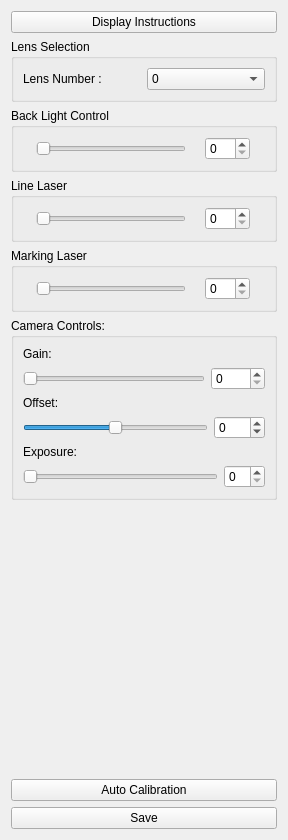
<?xml version="1.0" encoding="UTF-8"?>
<ui version="4.0">
 <class>LightCaliberationSection</class>
 <widget class="QWidget" name="LightCaliberationSection">
  <property name="geometry">
   <rect>
    <x>0</x>
    <y>0</y>
    <width>288</width>
    <height>840</height>
   </rect>
  </property>
  <property name="windowTitle">
   <string>Form</string>
  </property>
  <layout class="QVBoxLayout" name="verticalLayout">
   <item>
    <widget class="QPushButton" name="display_instructions_button">
     <property name="text">
      <string>Display Instructions</string>
     </property>
    </widget>
   </item>
   <item>
    <widget class="QGroupBox" name="groupBox">
     <property name="title">
      <string>Lens Selection</string>
     </property>
     <layout class="QHBoxLayout" name="horizontalLayout_21">
      <item>
       <widget class="QLabel" name="lens_number_label">
        <property name="text">
         <string>Lens Number : </string>
        </property>
       </widget>
      </item>
      <item>
       <widget class="QComboBox" name="lens_number_dropdown">
        <item>
         <property name="text">
          <string>0</string>
         </property>
        </item>
        <item>
         <property name="text">
          <string>1</string>
         </property>
        </item>
        <item>
         <property name="text">
          <string>2</string>
         </property>
        </item>
        <item>
         <property name="text">
          <string>3</string>
         </property>
        </item>
        <item>
         <property name="text">
          <string>4</string>
         </property>
        </item>
        <item>
         <property name="text">
          <string>5</string>
         </property>
        </item>
        <item>
         <property name="text">
          <string>6</string>
         </property>
        </item>
       </widget>
      </item>
     </layout>
    </widget>
   </item>
   <item>
    <widget class="QGroupBox" name="backlight_slider_box">
     <property name="title">
      <string>Back Light Control</string>
     </property>
     <layout class="QHBoxLayout" name="horizontalLayout">
      <item>
       <widget class="QSlider" name="backlight_slider">
        <property name="maximumSize">
         <size>
          <width>150</width>
          <height>16777215</height>
         </size>
        </property>
        <property name="maximum">
         <number>255</number>
        </property>
        <property name="orientation">
         <enum>Qt::Horizontal</enum>
        </property>
       </widget>
      </item>
      <item>
       <widget class="QSpinBox" name="backlight_slider_spinbox">
        <property name="maximumSize">
         <size>
          <width>45</width>
          <height>16777215</height>
         </size>
        </property>
        <property name="maximum">
         <number>255</number>
        </property>
       </widget>
      </item>
     </layout>
    </widget>
   </item>
   <item>
    <widget class="QGroupBox" name="line_laser_slider_box">
     <property name="title">
      <string>Line Laser</string>
     </property>
     <layout class="QHBoxLayout" name="horizontalLayout_20">
      <item>
       <widget class="QSlider" name="line_laser_slider">
        <property name="maximumSize">
         <size>
          <width>150</width>
          <height>16777215</height>
         </size>
        </property>
        <property name="maximum">
         <number>255</number>
        </property>
        <property name="orientation">
         <enum>Qt::Horizontal</enum>
        </property>
       </widget>
      </item>
      <item>
       <widget class="QSpinBox" name="line_laser_slider_spinbox">
        <property name="maximumSize">
         <size>
          <width>45</width>
          <height>16777215</height>
         </size>
        </property>
        <property name="maximum">
         <number>255</number>
        </property>
       </widget>
      </item>
     </layout>
    </widget>
   </item>
   <item>
    <widget class="QGroupBox" name="marking_laser_slider_box">
     <property name="title">
      <string>Marking Laser</string>
     </property>
     <layout class="QHBoxLayout" name="horizontalLayout_8">
      <item>
       <widget class="QSlider" name="marking_laser_slider">
        <property name="maximumSize">
         <size>
          <width>150</width>
          <height>16777215</height>
         </size>
        </property>
        <property name="maximum">
         <number>8</number>
        </property>
        <property name="orientation">
         <enum>Qt::Horizontal</enum>
        </property>
       </widget>
      </item>
      <item>
       <widget class="QSpinBox" name="marking_laser_slider_spinbox">
        <property name="maximumSize">
         <size>
          <width>45</width>
          <height>16777215</height>
         </size>
        </property>
       </widget>
      </item>
     </layout>
    </widget>
   </item>
   <item>
    <widget class="QGroupBox" name="groupBox_6">
     <property name="title">
      <string>Camera Controls:</string>
     </property>
     <layout class="QVBoxLayout" name="verticalLayout_7">
      <item>
       <widget class="QLabel" name="gain_label">
        <property name="text">
         <string>Gain:</string>
        </property>
       </widget>
      </item>
      <item>
       <layout class="QHBoxLayout" name="horizontalLayout_23">
        <item>
         <widget class="QSlider" name="gain_slider">
          <property name="maximum">
           <number>2060</number>
          </property>
          <property name="orientation">
           <enum>Qt::Horizontal</enum>
          </property>
         </widget>
        </item>
        <item>
         <widget class="QSpinBox" name="gain_slider_spinbox">
          <property name="maximum">
           <number>2060</number>
          </property>
         </widget>
        </item>
       </layout>
      </item>
      <item>
       <widget class="QLabel" name="offset_label">
        <property name="text">
         <string>Offset:</string>
        </property>
       </widget>
      </item>
      <item>
       <layout class="QHBoxLayout" name="horizontalLayout_24">
        <item>
         <widget class="QSlider" name="offset_slider">
          <property name="minimum">
           <number>-500</number>
          </property>
          <property name="maximum">
           <number>497</number>
          </property>
          <property name="orientation">
           <enum>Qt::Horizontal</enum>
          </property>
         </widget>
        </item>
        <item>
         <widget class="QSpinBox" name="offset_slider_spinbox">
          <property name="minimum">
           <number>-500</number>
          </property>
          <property name="maximum">
           <number>497</number>
          </property>
         </widget>
        </item>
       </layout>
      </item>
      <item>
       <widget class="QLabel" name="exposure_label">
        <property name="text">
         <string>Exposure:</string>
        </property>
       </widget>
      </item>
      <item>
       <layout class="QHBoxLayout" name="horizontalLayout_25">
        <item>
         <widget class="QSlider" name="exposure_slider">
          <property name="orientation">
           <enum>Qt::Horizontal</enum>
          </property>
         </widget>
        </item>
        <item>
         <widget class="QSpinBox" name="exposure_slider_spinbox"/>
        </item>
       </layout>
      </item>
     </layout>
    </widget>
   </item>
   <item>
    <widget class="QLabel" name="histogram_image_label">
     <property name="minimumSize">
      <size>
       <width>0</width>
       <height>0</height>
      </size>
     </property>
     <property name="text">
      <string/>
     </property>
    </widget>
   </item>
   <item>
    <spacer name="verticalSpacer">
     <property name="orientation">
      <enum>Qt::Vertical</enum>
     </property>
     <property name="sizeHint" stdset="0">
      <size>
       <width>20</width>
       <height>303</height>
      </size>
     </property>
    </spacer>
   </item>
   <item>
    <widget class="QPushButton" name="auto_calibration">
     <property name="text">
      <string>Auto Calibration</string>
     </property>
    </widget>
   </item>
   <item>
    <widget class="QPushButton" name="save_3">
     <property name="text">
      <string>Save</string>
     </property>
    </widget>
   </item>
  </layout>
 </widget>
 <resources/>
 <connections/>
</ui>
